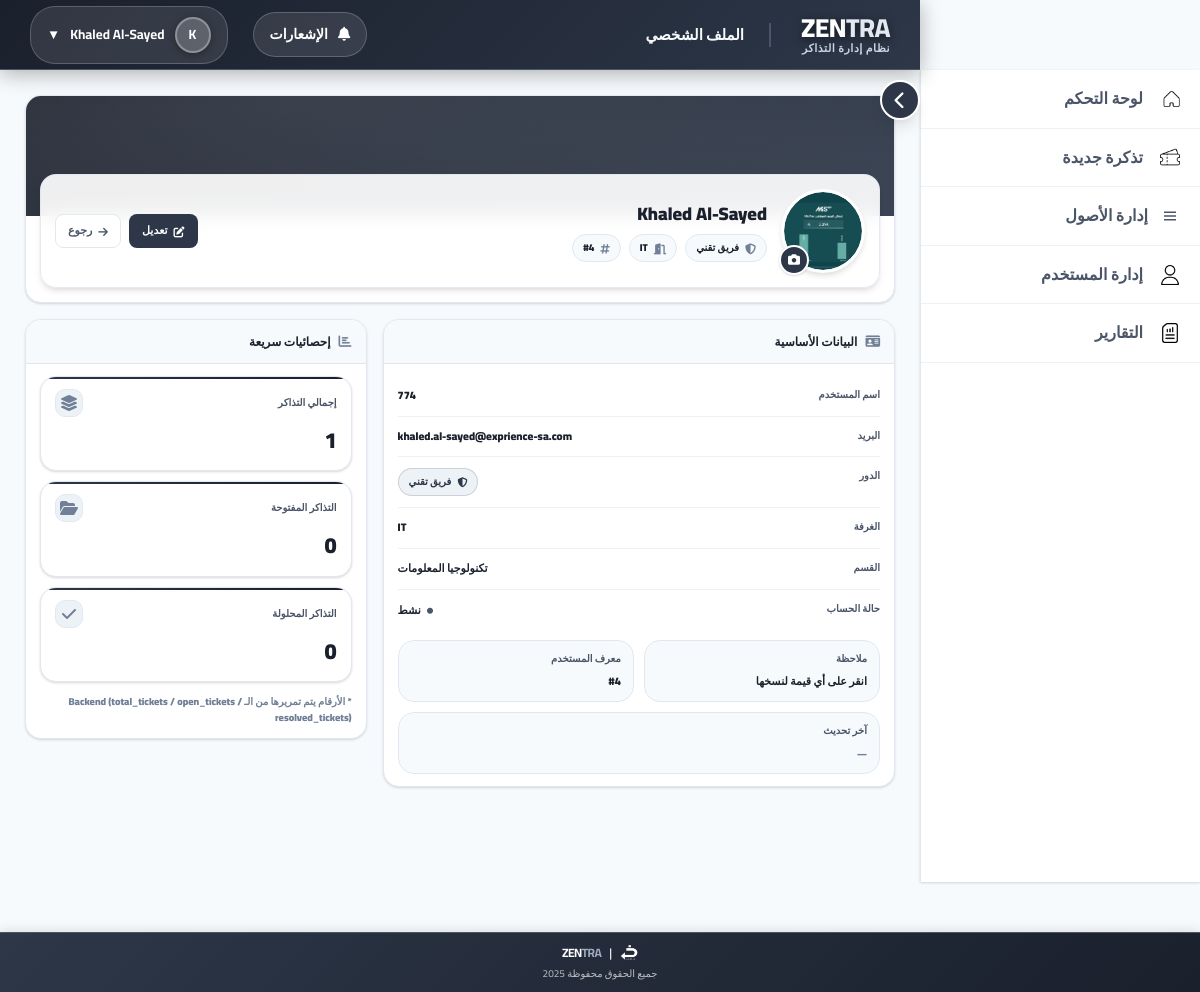
Page /profile (signed in) on the committed database.
### app.py (models this page shows, shortened)
class User(db.Model, UserMixin):
    id = db.Column(db.Integer, primary_key=True)
    username = db.Column(db.String(50), unique=True, nullable=False)
    password_hash = db.Column(db.String(128), nullable=False)
    full_name = db.Column(db.String(100), nullable=False)
    email = db.Column(db.String(100), nullable=False)
    role = db.Column(db.String(20), nullable=False)  # agent / supervisor / manager / it_staff / admin
    room = db.Column(db.String(20), nullable=False)
    profile_picture = db.Column(db.String(200), nullable=True)
    auth_source = db.Column(db.String(20), default='local', nullable=False)

### app.py (the view)
@app.route('/profile')
@login_required
def profile():
    total_tickets    = Ticket.query.filter_by(submitter_id=current_user.id).count()
    open_tickets     = Ticket.query.filter_by(submitter_id=current_user.id, status='Open').count()
    resolved_tickets = Ticket.query.filter_by(submitter_id=current_user.id, status='Resolved').count()
    return render_template(
        'profile.html', user=current_user,
        total_tickets=total_tickets,
        open_tickets=open_tickets,
        resolved_tickets=resolved_tickets
    )

### app.py (called while the page is built)
@login_manager.user_loader
def load_user(user_id):
    return User.query.get(int(user_id))

### templates/profile.html (shortened to what this page needs)
{% extends "base.html" %}
{% block page_title %}الملف الشخصي{% endblock %}
{% block content %}
<div class="profile-wrap">
  <div class="profile-hero">
    <div class="profile-cover"></div>
    <div class="profile-hero-card">
      <div class="hero-left">
        <div class="avatar-box">
          <div class="avatar" id="profilePicture">
            {% if current_user.profile_picture %}
              <img src="{{ url_for('uploads', filename=current_user.profile_picture) }}" alt="الصورة الشخصية">
            {% else %}
              {{ current_user.full_name[0].upper() }}{% if current_user.full_name and current_user.full_name.split()|length > 1 %}{{ current_user.full_name.split()[1][0].upper() }}{% endif %}
            {% endif %}
          </div>
          <button class="avatar-btn" type="button" onclick="uploadProfilePicture()" title="تغيير الصورة">
            <i class="fas fa-camera"></i>
          </button>
        </div>
        <div class="hero-meta">
          <div class="hero-name">{{ current_user.full_name }}</div>
          <div class="hero-sub">
            <span class="badge">
              <i class="fas fa-shield-alt"></i>
              {% if current_user.role == 'admin' %}مدير نظام
              {% elif current_user.role == 'it_staff' %}فريق تقني
              {% elif current_user.role == 'manager' %}مدير
              {% elif current_user.role == 'supervisor' %}مشرف
              {% else %}مستخدم{% endif %}
            </span>
            <span class="badge"><i class="fas fa-door-open"></i>{{ current_user.room }}</span>
            <span class="badge"><i class="fas fa-hashtag"></i>#{{ current_user.id }}</span>
          </div>
        </div>
      </div>
      <div class="hero-actions">
        {% if current_user.role in ['admin','it_staff'] %}
          <a class="pbtn pbtn-primary" href="{{ url_for('edit_user', user_id=current_user.id) }}">
            <i class="fas fa-edit"></i> تعديل
          </a>
        {% endif %}
        <a class="pbtn pbtn-ghost" href="{{ url_for('dashboard') }}">
          <i class="fas fa-arrow-right"></i> رجوع
        </a>
      </div>
    </div>
  </div>
  <div class="profile-grid">
    <div>
      <div class="pcard">
        <div class="pcard-h">
          <div class="pcard-title"><i class="fas fa-id-card"></i> البيانات الأساسية</div>
        </div>
        <div class="pcard-body">
          <div class="fields">
            <div class="field">
              <div class="k">اسم المستخدم</div>
              <div class="v" data-copy="{{ current_user.username }}">{{ current_user.username }}</div>
            </div>
            <div class="field">
              <div class="k">البريد</div>
              <div class="v" data-copy="{{ current_user.email }}">{{ current_user.email }}</div>
            </div>
            <div class="field">
              <div class="k">الدور</div>
              <div class="v" data-copy="{{ current_user.role }}">
                <span class="role-pill">
                  <i class="fas fa-shield-alt"></i>
                  {% if current_user.role == 'admin' %}مدير نظام
                  {% elif current_user.role == 'it_staff' %}فريق تقني
                  {% elif current_user.role == 'manager' %}مدير
                  {% elif current_user.role == 'supervisor' %}مشرف
                  {% else %}مستخدم{% endif %}
                </span>
              </div>
            </div>
            <div class="field">
              <div class="k">الغرفة</div>
              <div class="v" data-copy="{{ current_user.room }}">{{ current_user.room }}</div>
            </div>
            <div class="field">
              <div class="k">القسم</div>
              <div class="v">
                {% if current_user.role == 'admin' %}
                  الإدارة العامة
                {% elif current_user.role == 'it_staff' %}
                  تكنولوجيا المعلومات
                {% elif current_user.role in ['manager','supervisor'] %}
                  إدارة - {{ current_user.room }}
                {% else %}
                  قسم {{ current_user.room }}
                {% endif %}
              </div>
            </div>
            <div class="field">
              <div class="k">حالة الحساب</div>
              <div class="v" data-copy="نشط">
                <span style="display:inline-flex;align-items:center;gap:6px;">
                  <i class="fas fa-circle" style="font-size:6px;color:#4a5568"></i> نشط
                </span>
              </div>
            </div>
          </div>
          <div class="info-strip">
            <div class="info-item">
              <div class="t">ملاحظة</div>
              <div class="d">انقر على أي قيمة لنسخها</div>
            </div>
            <div class="info-item">
              <div class="t">معرف المستخدم</div>
              <div class="d">#{{ current_user.id }}</div>
            </div>
            <div class="info-item">
              <div class="t">آخر تحديث</div>
              <div class="d"><small style="color:var(--text-muted)">—</small></div>
            </div>
          </div>
        </div>
      </div>
    </div>
    <div>
      <div class="pcard">
        <div class="pcard-h">
          <div class="pcard-title"><i class="fas fa-chart-bar"></i> إحصائيات سريعة</div>
        </div>
        <div class="pcard-body">
          <div class="stats">
            <div class="stat">
              <div class="stat-top">
                <div class="stat-label">إجمالي التذاكر</div>
                <div class="stat-icon"><i class="fas fa-layer-group"></i></div>
              </div>
              <div class="stat-num" id="totalTickets">{{ total_tickets|default(0) }}</div>
            </div>
            <div class="stat">
              <div class="stat-top">
                <div class="stat-label">التذاكر المفتوحة</div>
                <div class="stat-icon"><i class="fas fa-folder-open"></i></div>
              </div>
              <div class="stat-num" id="openTickets">{{ open_tickets|default(0) }}</div>
            </div>
            <div class="stat">
              <div class="stat-top">
                <div class="stat-label">التذاكر المحلولة</div>
                <div class="stat-icon"><i class="fas fa-check"></i></div>
              </div>
              <div class="stat-num" id="resolvedTickets">{{ resolved_tickets|default(0) }}</div>
            </div>
          </div>
          <div style="margin-top:12px; font-size:10px; font-weight:900; color:var(--text-muted);">
            * الأرقام يتم تمريرها من الـ Backend (total_tickets / open_tickets / resolved_tickets)
          </div>
        </div>
      </div>
    </div>
  </div>
</div>
{% endblock %}

### templates/base.html (shortened to what this page needs)
<!DOCTYPE html>
<html lang="ar" dir="rtl">
<head>
    <link rel="stylesheet" href="https://cdnjs.cloudflare.com/ajax/libs/font-awesome/6.4.0/css/all.min.css">
</head>
<body>
    <button class="sidebar-toggle" id="sidebarToggle" onclick="toggleSidebarCollapse()" title="تبديل القائمة الجانبية">
        <i class="fas fa-chevron-left"></i>
    </button>
    <div class="header" id="header">
        <div class="header-left">
            <div class="header-branding">
                <div class="header-title">ZEN<span class="highlight">TRA</span></div>
                <div class="header-subtitle">نظام إدارة التذاكر</div>
            </div>
            <div class="page-title">{% block page_title %}لوحة التحكم{% endblock %}</div>
        </div>
        <div class="header-right">
            <div class="notification-dropdown">
                <a href="#" class="notification-link" onclick="toggleNotifications(event)" id="notificationLink">
                    <i class="fas fa-bell"></i>
                    <span>الإشعارات</span>
                </a>
            </div>
            <button class="profile-dropdown" onclick="toggleDropdown()">
                <div class="profile-avatar">{{ current_user.full_name[0] if current_user and current_user.full_name else 'U' }}</div>
                <span>{{ current_user.full_name if current_user and current_user.full_name else current_user.username if current_user else 'User' }}</span>
                <span>▼</span>
            </button>
        </div>
    </div>
    <div class="sidebar" id="sidebar">
        <nav class="sidebar-menu">
            <a href="{{ url_for('dashboard') }}"
               class="menu-item {% if request.endpoint == 'dashboard' %}active{% endif %}">
                <img src="{{ url_for('static', filename='home.png') }}" alt="لوحة التحكم"
                     style="width:20px;height:20px;vertical-align:middle;margin-left:5px;">
                <span>لوحة التحكم</span>
            </a>
            <a href="{{ url_for('submit_ticket') }}"
               class="menu-item {% if request.endpoint == 'submit_ticket' %}active{% endif %}">
                <img src="{{ url_for('static', filename='ticket.png') }}" alt="تذكرة جديدة"
                     style="width:20px;height:20px;vertical-align:middle;margin-left:5px;">
                <span>تذكرة جديدة</span>
            </a>
            {% if current_user and current_user.role in ['it_staff', 'admin'] %}
            <a href="{{ url_for('assets_list') }}"
               class="menu-item {% if request.endpoint in ['assets_list','asset_create','asset_detail','asset_edit'] %}active{% endif %}">
                <span class="menu-icon">
                    <svg xmlns="http://www.w3.org/2000/svg" viewBox="0 0 24 24" width="18" height="18" fill="currentColor">
                        <path d="M4 6h16v2H4zm0 5h16v2H4zm0 5h16v2H4z"/>
                    </svg>
                </span>
                <span>إدارة الأصول</span>
            </a>
            {% endif %}
            {% if current_user and current_user.role != 'agent' %}
            <a href="{{ url_for('manage_users') }}"
               class="menu-item {% if request.endpoint == 'manage_users' %}active{% endif %}">
                <img src="{{ url_for('static', filename='user (1).png') }}" alt="إدارة المستخدم"
                     style="width:20px;height:20px;vertical-align:middle;margin-left:5px;">
                <span>إدارة المستخدم</span>
            </a>
            <a href="{{ url_for('report') }}"
               class="menu-item {% if request.endpoint == 'report' %}active{% endif %}">
                <img src="{{ url_for('static', filename='report.png') }}" alt="التقارير"
                     style="width:20px;height:20px;vertical-align:middle;margin-left:5px;">
                <span>التقارير</span>
            </a>
            {% endif %}
        </nav>
    </div>
    <div class="main-container" id="mainContainer">
        {% block content %}{% endblock %}
    </div>
    <div class="page-footer">
        <div class="footer-brand">
            <img src="{{ url_for('static', filename='exp.png') }}" alt="Experience Logo">
            | <span class="footer-logo">ZEN<span class="footer-highlight">TRA</span></span>
        </div>
        <div class="footer-copyright">جميع الحقوق محفوظة 2025</div>
    </div>
</body>
</html>

### rows in the picture
User: full_name "K", full_name "Khaled Al-Sayed", profile_picture (picture), room "IT", id "4", username "774", email "khaled.al-sayed@exprience-sa.com"

### other values in the picture
{{ total_tickets|default(0) }} "1"
{{ open_tickets|default(0) }} "0"
{{ resolved_tickets|default(0) }} "0"
